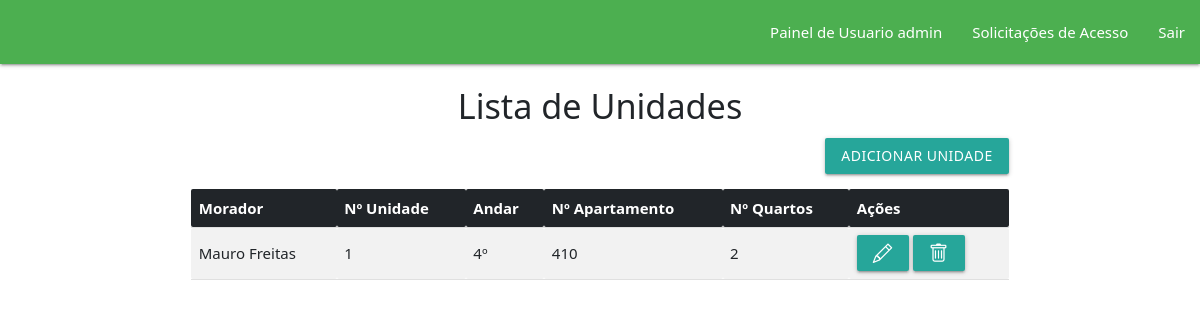
The app's page /unidades.php (signed in) with its own data.
### tables this page shows
CREATE TABLE `unidade` (
  `unidade_id` int(11) NOT NULL,
  `morador_id` int(11) NOT NULL,
  `num_unidade` varchar(10) NOT NULL,
  `andar` varchar(10) NOT NULL,
  `num_apartamento` varchar(10) NOT NULL,
  `num_quarto` int(11) NOT NULL
);

CREATE TABLE `moradores` (
  `morador_id` int(11) NOT NULL,
  `nome` varchar(255) NOT NULL,
  `sobrenome` varchar(255) NOT NULL,
  `num_apartamento` varchar(255) NOT NULL,
  `bloco` varchar(255) NOT NULL,
  `telefone` varchar(255) NOT NULL
);

### Model/UnidadeModel.php (called while the page is built, shortened)
<?php
class UnidadeModel {
    private $connect;
    public function __construct($connect) {
        $this->connect = $connect;
    }
    public function getAllUnidades() {
        $sql = "SELECT u.*, m.nome AS nome_morador, m.sobrenome AS sobrenome_morador
                FROM Unidade u
                LEFT JOIN moradores m ON u.morador_id = m.morador_id";
        $resultado = mysqli_query($this->connect, $sql);
        $unidades = mysqli_fetch_all($resultado, MYSQLI_ASSOC);
        return $unidades;
    }
}
?>

### unidades.php (the view, shortened to what this page needs)
<?php
include_once 'includes/header.php';
include_once 'menu.php';
require_once 'Model/UnidadeModel.php';
$model = new UnidadeModel($connect);
$unidades = $model->getAllUnidades();
?>
<!DOCTYPE html>
<html lang="pt-br">
<head>
    <link rel="stylesheet" href="https://cdn.jsdelivr.net/npm/bootstrap-icons@1.10.3/font/bootstrap-icons.css" />
    <link href="https://cdn.jsdelivr.net/npm/bootstrap@5.3.0-alpha1/dist/css/bootstrap.min.css" rel="stylesheet" />
</head>
<body>
    <div class="container my-4">
        <h4 class="light text-center">Lista de Unidades</h4>
        <div class="text-end mb-3">
            <a href="gestao_unidades.php" class="btn btn-success">Adicionar Unidade</a>
        </div>
        <table class="table table-striped">
            <thead class="table-dark">
                <tr>
                    <th>Morador</th>
                    <th>Nº Unidade</th>
                    <th>Andar</th>
                    <th>Nº Apartamento</th>
                    <th>Nº Quartos</th>
                    <th>Ações</th>
                </tr>
            </thead>
            <tbody>
                <?php foreach ($unidades as $unidade): ?>
                <tr>
                    <td><?php echo $unidade['nome_morador'] . ' ' . $unidade['sobrenome_morador']; ?></td>
                    <td><?php echo $unidade['num_unidade']; ?></td>
                    <td><?php echo $unidade['andar']; ?></td>
                    <td><?php echo $unidade['num_apartamento']; ?></td>
                    <td><?php echo $unidade['num_quarto']; ?></td>
                    <td>
                        <a href="atualizar_unidade.php?unidade_id=<?php echo $unidade['unidade_id']; ?>" class="btn btn-sm btn-primary"><i class="bi bi-pencil"></i></a>
                        <a href="Controller/UnidadeController.php?id=<?php echo $unidade['unidade_id']; ?>" class="btn btn-sm btn-danger"><i class="bi bi-trash"></i></a>
                    </td>
                </tr>
                <?php endforeach; ?>
            </tbody>
        </table>
    </div>
    <?php include_once 'includes/footer.php'; ?>
</body>
</html>

### records on screen
unidade: morador.nome "Mauro", morador.sobrenome "Freitas", num_unidade "1", andar "4º", num_apartamento "410", num_quarto "2"

### other values on screen
$_SESSION['nome_usuario'] "Usuario admin"
